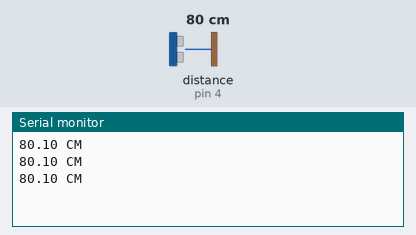
This sketch was run on a simulated Arduino Uno, built with avr-gcc and run on an emulated ATmega328P. Parts: the last lines printed to the serial monitor. Wiring (inferred from the names in the program): ultrasonic range finder: trigger pin 3; echo pin 4. Inputs (shaded band) come from the test bench; at power-on: distance to the obstacle (sensor on pin 4) 80 cm.

Above: at 1.3 s.
1.4 s: distance to the obstacle (sensor on pin 4) set to 2 cm
At 1.9 s:
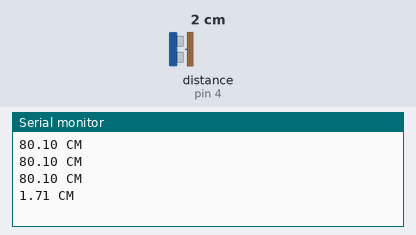
2.9 s: distance to the obstacle (sensor on pin 4) set to 4 cm
At 3.4 s:
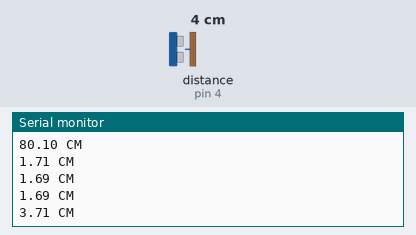
Timing chart, 0 to 5.9 s (numbered marks = the images above; inputs shaded):
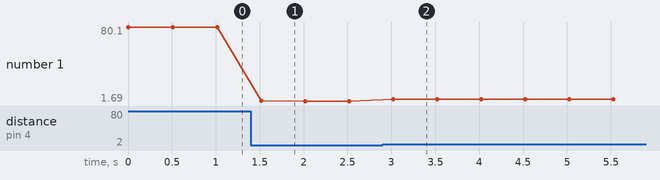

Measured:
- after the input at 1.4 s, the serial monitor: prints a new line after 0.12 s (image 1)
- after the input at 2.9 s, the serial monitor: prints a new line after 0.12 s (image 2)
- plotted number 1: 80.1 → 1.69 after the input at 1.4 s, 1.69 → 3.71 after the input at 2.9 s

The sketch:

main.ino
```cpp
#include <Arduino.h>
#include <hcsr04.h>

int pinOUT = 3;
int pinIN = 4;
float distance;
String unit;
HCSR04 sr04 = HCSR04(pinOUT, pinIN);

void setup() {
    // put your setup code here, to run once:

    Serial.begin(9600);
}

void loop() {
    // put your main code here, to run repeatedly:
    unit = "CM";
    distance = sr04.getDistance(unit);
    Serial.print(distance);
    Serial.print(" ");
    Serial.println(unit);
    delay(500);
}
```
